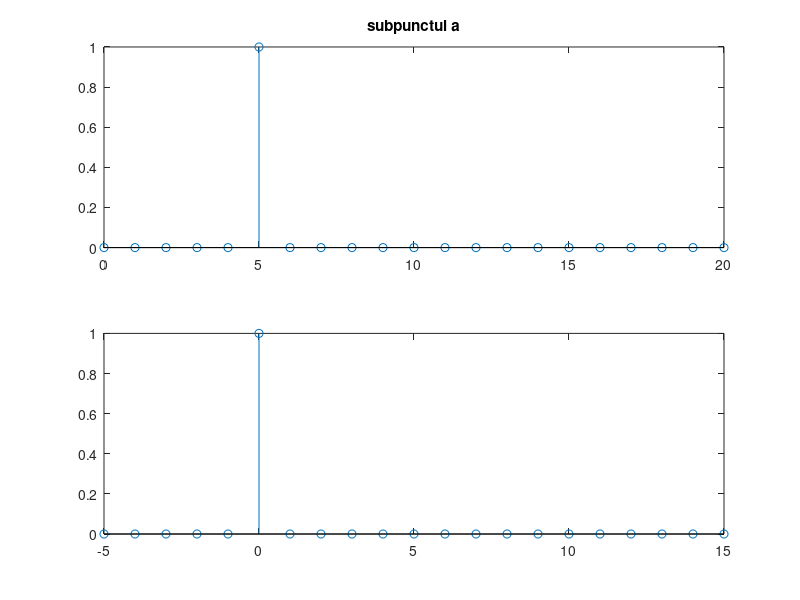
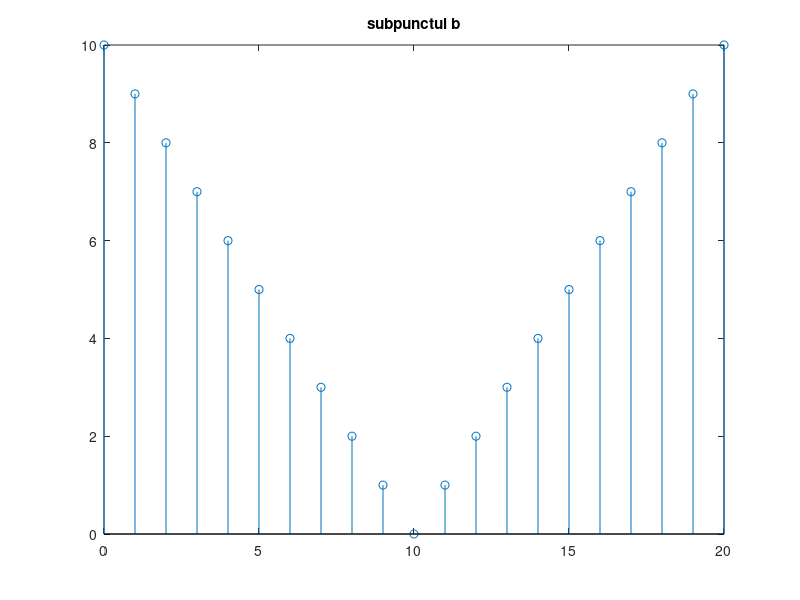
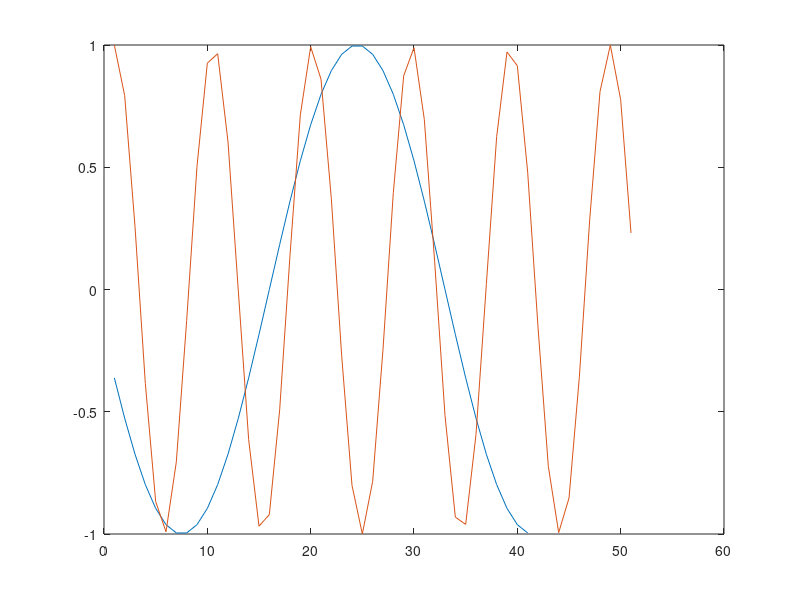
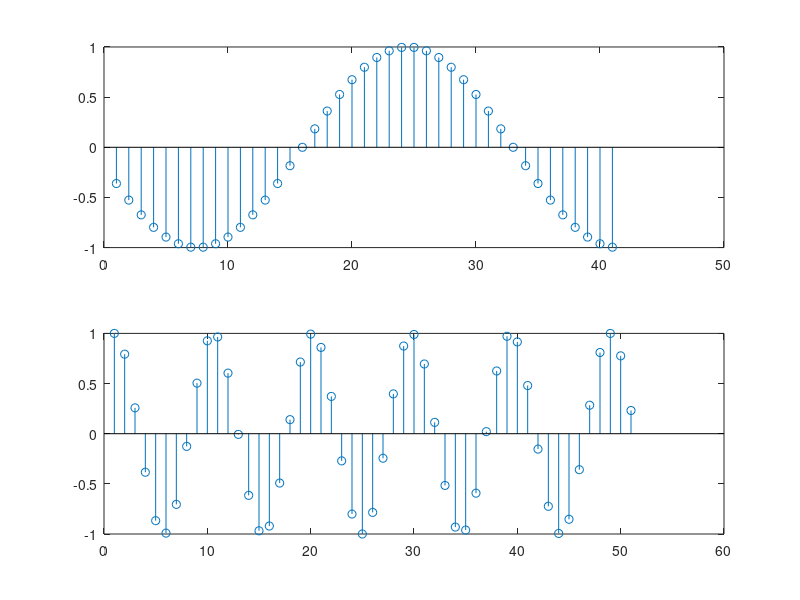

MATLAB code for these plots, in order:
z=zeros(1,21); %vectorul de coloana 'z' care are elementele egale cu 0 pe coloana 1 pana pe coloana 21
z(6)=1; %celei de a sasea coloana ii dam valoarea 1
n=0:20; 
m=-5:15;
subplot(2,1,1),grid,stem(n,z),title('subpunctul a')
subplot(2,1,2),grid,stem(m,z)
figure(2)
t=abs(10-n);
stem(n,t),title('subpunctul b')
figure(3)
n=-15:25
x1=sin((pi/17)*n)
plot(x1)
hold on
m=0:50
x2=cos((pi/(sqrt(23)))*m)
plot(x2)
figure(4)
n=-15:25
x1=sin((pi/17)*n)
m=0:50
x2=cos((pi/(sqrt(23)))*m)
subplot(2,1,1),grid,stem(x1)
subplot(2,1,2),grid,stem(x2)
